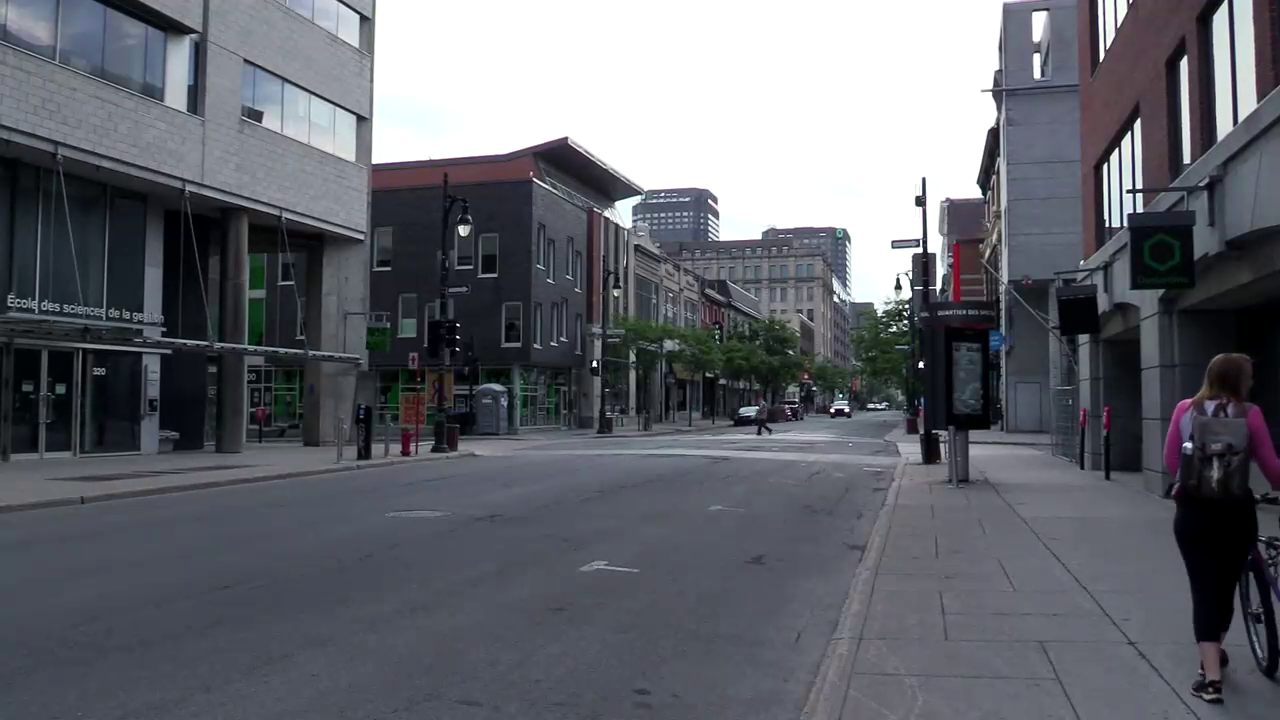
#> input picture frame 37 of raspberry_pi/24671team4/cv_detection_new/test_videos/street1.mp4, 1280 x 720 px, given in place of the camera
$ python opencv_cascade.py   (older library calls are emulated)
#> lines starting #> are read from the running program, lines starting #| are printed output that depends on the picture
"""Main script to run the object detection routine."""
import argparse
import sys
import time

import cv2
import numpy as np
from matplotlib import pyplot as plt
from tflite_support.task import core
from tflite_support.task import processor
from tflite_support.task import vision
import utils_bbox


def opencv_bbox(model: str, camera_id: int, width: int, height: int, num_threads: int,
        enable_edgetpu: bool) -> None:

  # Start capturing video input from the camera
#> called with model = 'efficientdet_lite0.tflite', camera_id = 0, width = 640, height = 480, num_threads = 4, enable_edgetpu = False
  cap = cv2.VideoCapture(camera_id)
  cap.set(cv2.CAP_PROP_FPS,10)
  cap.set(cv2.CAP_PROP_FRAME_WIDTH, width)
  cap.set(cv2.CAP_PROP_FRAME_HEIGHT, height)
  #end_time = time.time()
  #print(start_time-end_time)
  #tart_time = end_time
  # Visualization parameters
  row_size = 20  # pixels
  left_margin = 24  # pixels
  text_color = (0, 0, 255)  # red
  font_size = 1
  font_thickness = 1
  fps_avg_frame_count = 10
#
#   # Initialize the object detection model
  # Continuously capture images from the camera and run inference
  while cap.isOpened():
    success, image = cap.read()
#> image is the input picture: shape (720, 1280, 3); mean B, G, R 108.4, 101.5, 98.9
#     if not success:
#       sys.exit(
#           'ERROR: Unable to read from webcam. Please verify your webcam settings.'
#       )
    image = cv2.flip(image, 1)
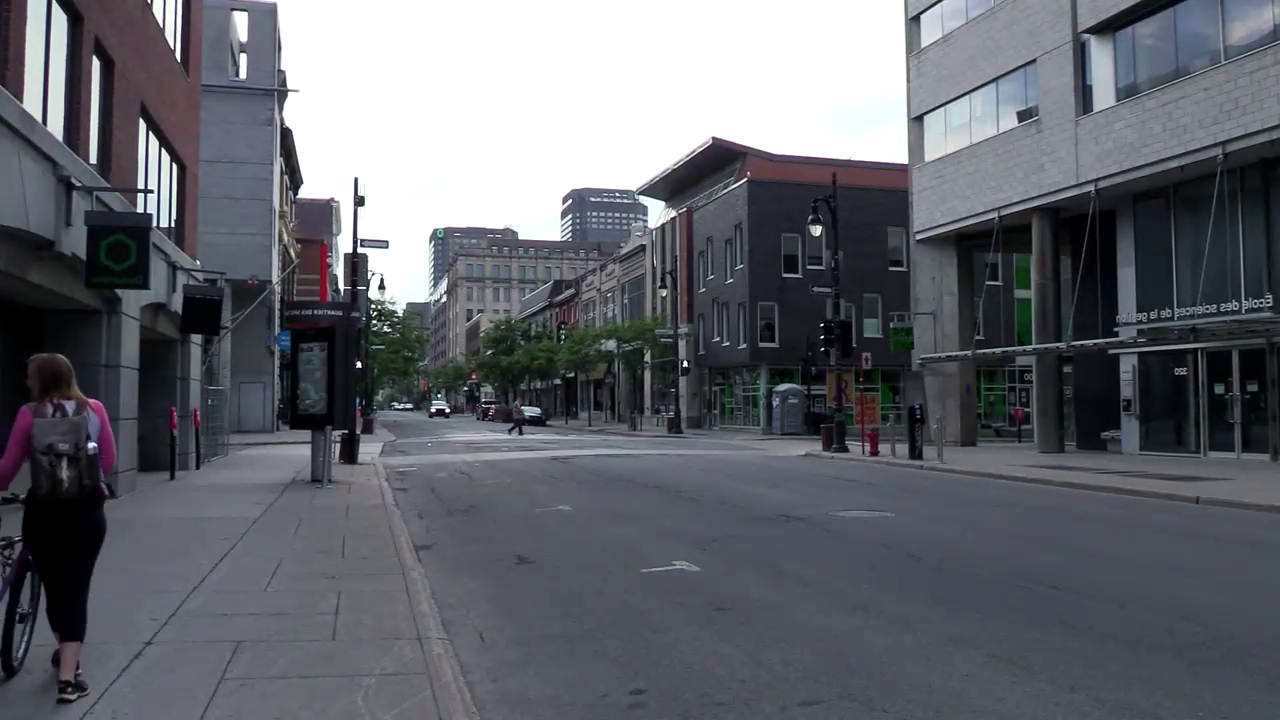
#> image: shape (720, 1280, 3); mean B, G, R 108.4, 101.5, 98.9

    img_gray = cv2.cvtColor(image,cv2.COLOR_BGR2GRAY)

    img_rgb = cv2.cvtColor(image,cv2.COLOR_BGR2RGB)

    stop_data = cv2.CascadeClassifier('stop_data.xml')

    found = stop_data.detectMultiScale(img_gray, minSize = (20,20))
#> found = ()

    amount_found = len(found)
#> amount_found = 0

    if amount_found !=0:
        for (x,y,width,height) in found:

            cv2.rectangle(img_rgb,(x,y),(x+height,y+width),(0,255,0),5)
            print((2*x+height)/2-320,240 - (2*y + height)/2 )
    cv2.imshow('haha',img_rgb)


# [24 lines of commented-out code are left out]
    if cv2.waitKey(1) == 27:
#> (key Esc is pressed here)
      break


def main():
  parser = argparse.ArgumentParser(
  formatter_class=argparse.ArgumentDefaultsHelpFormatter)
  parser.add_argument(
      '--model',
      help='Path of the object detection model.',
      required=False,
      default='efficientdet_lite0.tflite')
  parser.add_argument(
      '--cameraId', help='Id of camera.', required=False, type=int, default=0)
  parser.add_argument(
      '--frameWidth',
      help='Width of frame to capture from camera.',
      required=False,
      type=int,
      default=640)
  parser.add_argument(
      '--frameHeight',
      help='Height of frame to capture from camera.',
      required=False,
      type=int,
      default=480)
  parser.add_argument(
      '--numThreads',
      help='Number of CPU threads to run the model.',
      required=False,
      type=int,
      default=4)
  parser.add_argument(
      '--enableEdgeTPU',
      help='Whether to run the model on EdgeTPU.',
      action='store_true',
      required=False,
      default=False)
  args = parser.parse_args()
  opencv_bbox(args.model, int(args.cameraId), args.frameWidth, args.frameHeight,
      int(args.numThreads), bool(args.enableEdgeTPU))

if __name__ == '__main__':
  main()

$ run again, starting later in the video
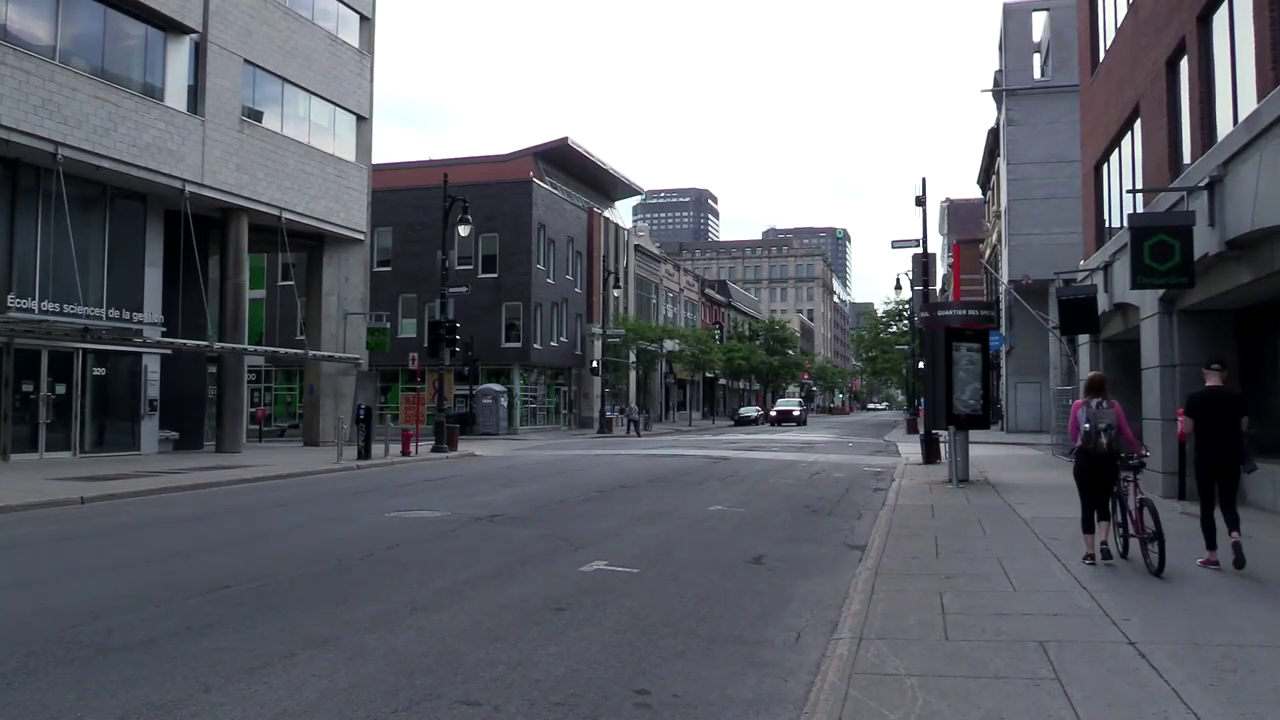
#> input picture frame 170 of raspberry_pi/24671team4/cv_detection_new/test_videos/street1.mp4, 1280 x 720 px, given in place of the camera
#> in opencv_bbox, image is the input picture: shape (720, 1280, 3); mean B, G, R 109.3, 102.2, 99.5
#> in opencv_bbox, `image = cv2.flip(image, 1)`:
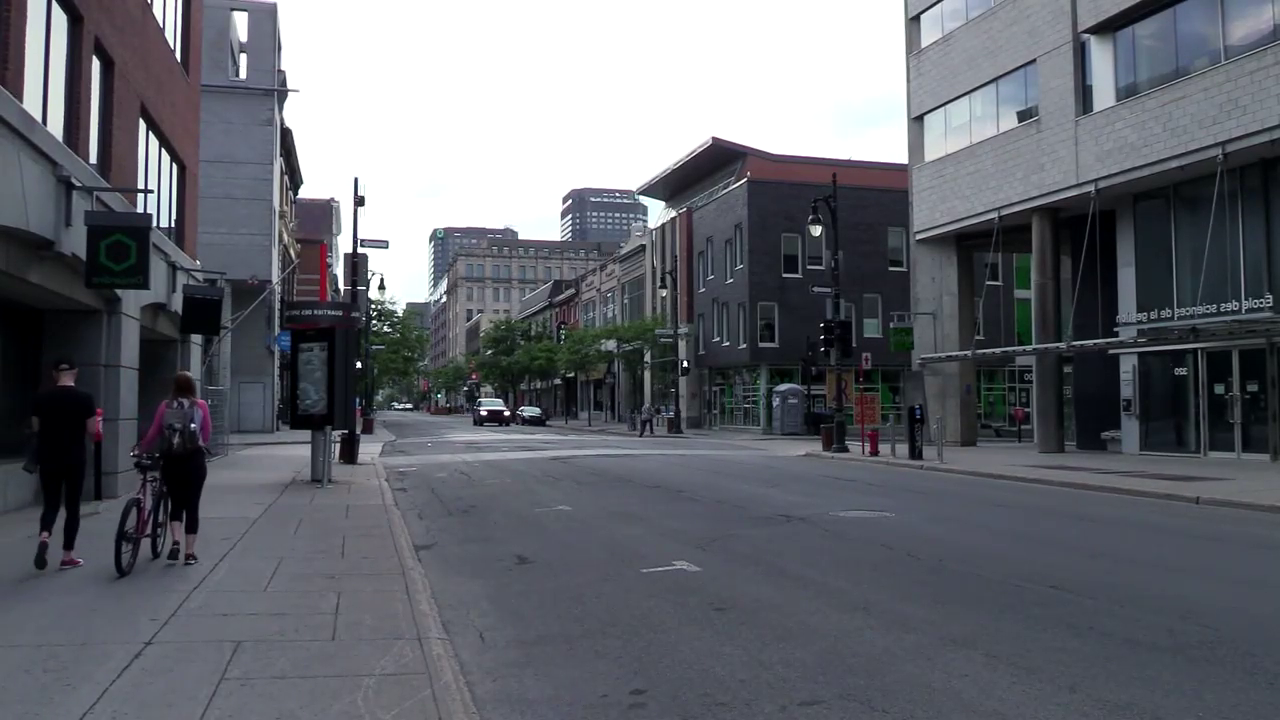
#> image: shape (720, 1280, 3); mean B, G, R 109.3, 102.2, 99.5
#> found = ()
#> amount_found = 0

$ run again, starting later in the video
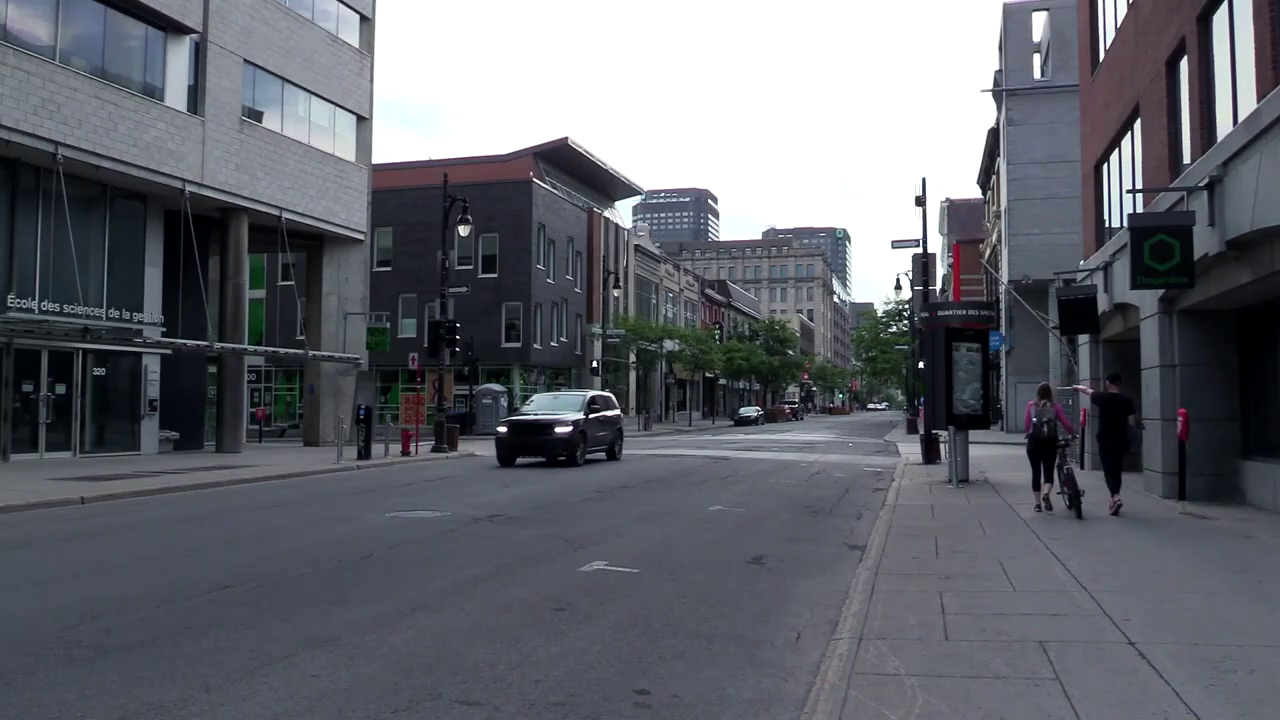
#> input picture frame 302 of raspberry_pi/24671team4/cv_detection_new/test_videos/street1.mp4, 1280 x 720 px, given in place of the camera
#> in opencv_bbox, image is the input picture: shape (720, 1280, 3); mean B, G, R 109.1, 102, 99.3
#> in opencv_bbox, `image = cv2.flip(image, 1)`:
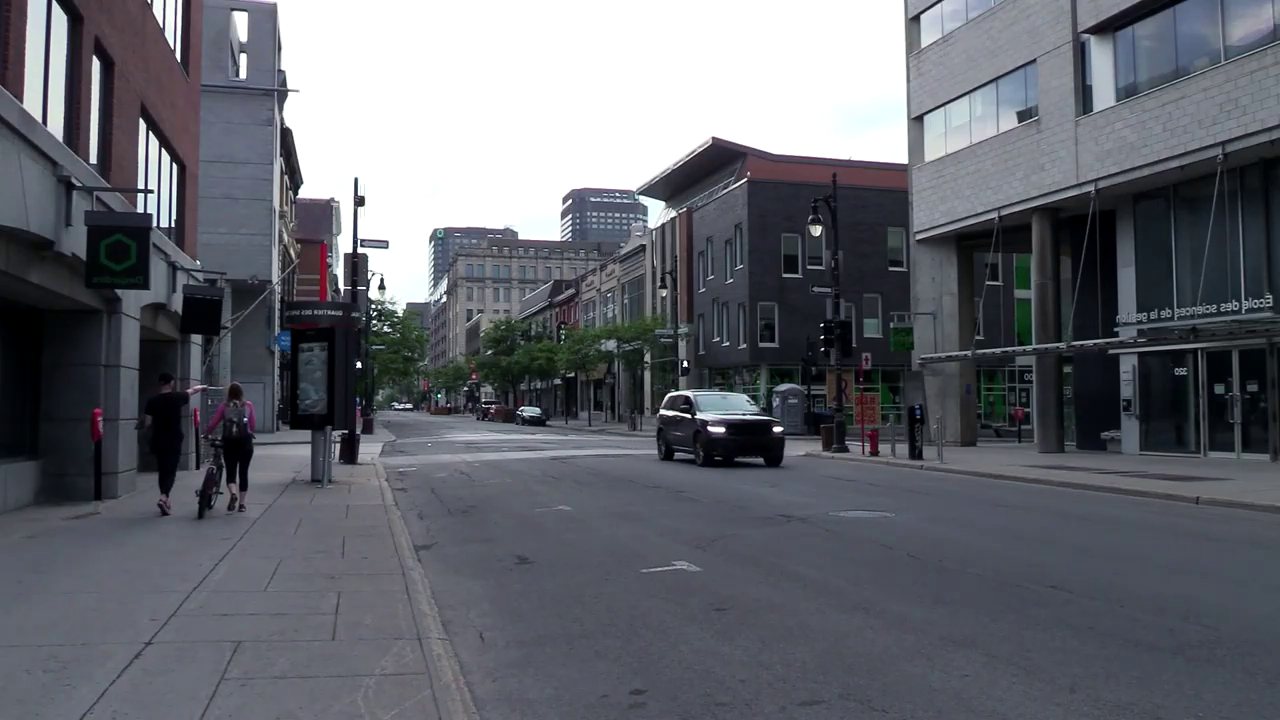
#> image: shape (720, 1280, 3); mean B, G, R 109.1, 102, 99.3
#> found = ()
#> amount_found = 0
